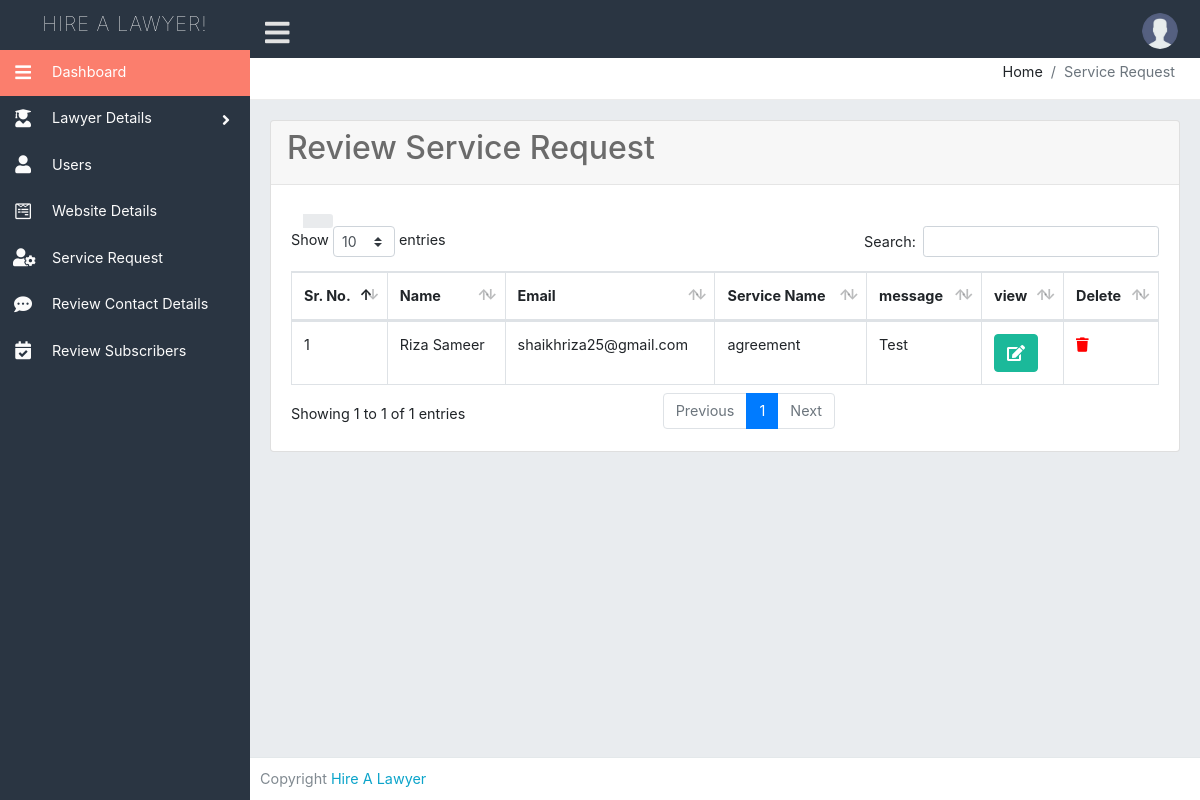
The page /admin/review-service-request.php (signed in) on the database its author committed.
### tables this page shows
CREATE TABLE `service_req` (
  `id` int(11) NOT NULL,
  `name` varchar(255) NOT NULL,
  `email` varchar(255) NOT NULL,
  `service_name` varchar(255) NOT NULL,
  `message` varchar(255) NOT NULL,
  `photo` blob NOT NULL,
  `document_1` blob NOT NULL,
  `document_2` blob NOT NULL
);

### admin/review-service-request.php (the view, shortened to what this page needs)
<?php include 'header.php';  ?>
<div class="content-page">
    <div class="content">
        <div class="container-fluid">
            <div class="row">
                <div class="col-xl-12">
                    <div class="breadcrumb-holder">
                        <ol class="breadcrumb float-right">
                            <li class="breadcrumb-item">Home</li>
                            <li class="breadcrumb-item active">Service Request</li>
                        </ol>
                        <div class="clearfix"></div>
                    </div>
                </div>
            </div>
            <div class="row">
                <div class="col-xs-12 col-sm-12 col-md-12 col-lg-12 col-xl-12">
                    <div class="card mb-3">
                        <div class="card-header">
                            <h2>Review Service Request</h2>
                        </div>
                        <div class="card-body">
                            <div class="table-responsive">
                                <table class="table table-bordered table-hover display" style="width:100%" id="myTable">
                                    <thead>
                                        <tr>
                                            <th>Sr. No.</th>
                                            <th>Name</th>
                                            <th>Email</th>
                                            <th>Service Name</th>
                                            <th>message</th>
                                            <th>view</th>
                                            <th>Delete</th>
                                        </tr>
                                    </thead>
                                    <?php
                                    $query = mysqli_query($con, "select * from service_req ORDER BY id DESC");
                                    $cnt = 1;
                                    while ($row = mysqli_fetch_array($query)) {
                                    ?>
                                        <tr>
                                            <td><?php echo ($cnt); ?></td>
                                            <td><?php echo ($row['name']) ?></td>
                                            <td><?php echo ($row['email']) ?></td>
                                            <td><?php echo ($row['service_name']) ?></td>
                                            <td><?php echo ($row['message']) ?></td>
                                            <span class="btn-label btn-label-right btn-sm">
                                                <td> <a role="button" href="edit-lawyer?id=<?php echo $row['id']; ?>" class="btn btn-success " data-toggle="modal" data-target="#exampleModal">
                                                        <i class="fas fa-edit"></i>
                                            </span>
                                            <td>
                                                <a href="javascript:void(0)" class="delete_btn_ajax"><i class="fas fa-trash icon-del"></i>
                                            </td>
                                        </tr>
                                        <?php $cnt++;
                                    }; ?>
                                </table>
                            </div>
                        </div>
                    </div>
                </div>
            </div>
        </div>
    </div>
</div>
<?= include 'footer.php'; ?>

### admin/assets/css/style.css (style rules this page uses)
html { position: relative; min-height: 100% }
a .icon-del { color: red; }
body { font-size: .9rem; background-color: #e9ecef; padding-bottom: 50px }
a { color: #0ca4ca; text-decoration: none }
.breadcrumb-holder { background-color: #fff; margin: 0 -20px 20px -20px; padding: 11px 25px 0 25px; box-shadow: none; border-bottom: 1px solid #ececec }
.breadcrumb-holder .breadcrumb { padding: 0; background-color: transparent!important; line-height: 1.4rem; }
.card-header { color: #6b6b6b; border-bottom: 1px solid rgba(111, 111, 111, .13); padding: 0.5rem 1rem; }
a { outline: 0!important; text-decoration: none!important }
.row { margin-right: -10px; margin-left: -10px }
.col, .col-1, .col-10, .col-11, .col-12, .col-2, .col-3, .col-4, .col-5, .col-6, .col-7, .col-8, .col-9, .col-lg, .col-lg-1, .col-lg-10, .col-lg-11, .col-lg-12, .col-lg-2, .col-lg-3, .col-lg-4, .col-lg-5, .col-lg-6, .col-lg-7, .col-lg-8, .col-lg-9, .col-md, .col-md-1, .col-md-10, .col-md-11, .col-md-12, .col-md-2, .col-md-3, .col-md-4, .col-md-5, .col-md-6, .col-md-7, .col-md-8, .col-md-9, .col-sm, .col-sm-1, .col-sm-10, .col-sm-11, .col-sm-12, .col-sm-2, .col-sm-3, .col-sm-4, .col-sm-5, .col-sm-6, .col-sm-7, .col-sm-8, .col-sm-9, .col-xl, .col-xl-1, .col-xl-10, .col-xl-11, .col-xl-12, .col-xl-2, .col-xl-3, .col-xl-4, .col-xl-5, .col-xl-6, .col-xl-7, .col-xl-8, .col-xl-9 { padding-right: 10px; padding-left: 10px }
.content-page { margin-left: 250px; overflow: hidden }
.content-page .content { padding: 0 5px; margin-top: 50px }
.btn-label { background: rgba(43, 61, 81, .1); display: inline-block; padding: 7px 15px; border-radius: 3px 0 0 3px; margin: -7px -14px; margin-right: 12px }
.btn-label-right { margin-left: 12px; margin-right: -13px; border-radius: 0 3px 3px 0 }
.btn-success { background-color: #1bb99a; border-color: #1bb99a }

### rows shown on the page
service_req: name "Riza Sameer", email "shaikhriza25@gmail.com", service_name "agreement", message "Test"
